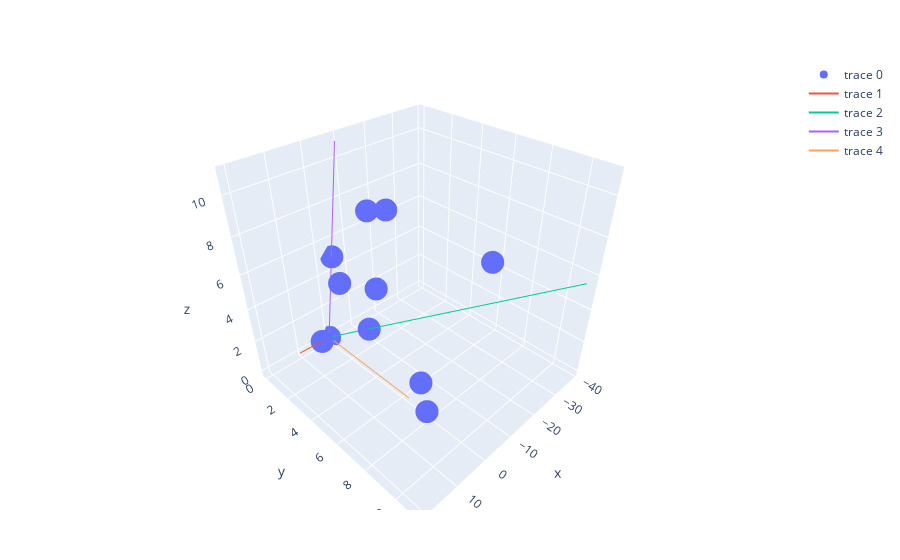

The cell this chart's notebook holds for it:
### Markdown cell above
<h2> Ejemplos en $R^3$ </h2>

### Code cell
x = rand(-10:10,10)
y = rand(0:10,10)
z = rand(0:10,10)

println("Los puntos a los que vamos a hallar el cono convexo son: ")
println([x y z])

FinalConic([x y z])

### Figure 1 — Plotly figure (JSON) as saved in the notebook; plotly's stock layout.template omitted (floating-point values rounded to 4 significant figures)
{"data": [{"mode": "markers", "type": "scatter3d", "x": [4, 6, -6, 9, -7, -4, 7, -2, 7, -6, 0], "y": [5, 1, 10, 9, 2, 0, 6, 1, 9, 4, 0], "z": [10, 1, 9, 4, 1, 5, 7, 4, 2, 9, 0]}, {"mode": "lines", "type": "scatter3d", "x": [20.31, 0], "y": [3.386, 0], "z": [3.386, 0]}, {"mode": "lines", "type": "scatter3d", "x": [-38.71, 0], "y": [11.06, 0], "z": [5.53, 0]}, {"mode": "lines", "type": "scatter3d", "x": [-8.732, 0], "y": [0, 0], "z": [10.91, 0]}, {"mode": "lines", "type": "scatter3d", "x": [5.976, 0], "y": [7.683, 0], "z": [1.707, 0]}], "layout": {"margin": {"b": 50, "l": 50, "r": 50, "t": 60}}}
